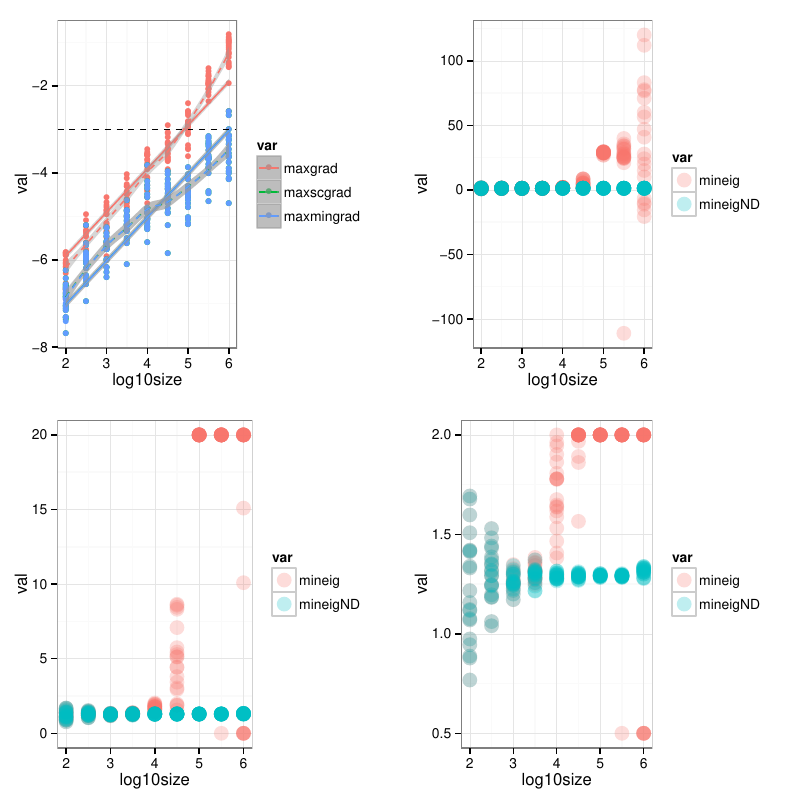

The R source for this figure:
library("lme4")
library("numDeriv")
library("gridExtra")

do_sim <- FALSE

simfun <- function(size=nrow(Penicillin),seed=NULL) {
    if (!is.null(seed)) set.seed(seed)
    sdat <- Penicillin[sample(x=nrow(Penicillin),size=size,replace=TRUE),]
    fm2 <- lmer(diameter ~ 1 + (1|plate) + (1|sample), sdat)
    derivs <- fm2@optinfo$derivs
    ## copied from lme4:::checkConv
    mineig <- min(eigen(fm2@optinfo$derivs$Hessian,only.values=TRUE)$value)
    dd <- as.function(fm2)
    hh <- hessian(dd,getME(fm2,"theta"))
    mineigND <- min(eigen(hh,only.values=TRUE)$value)
    scgrad <- tryCatch(with(derivs, solve(Hessian, gradient)), 
                       error = function(e) e)
    if (inherits(scgrad, "error")) {
        wstr <- "unable to evaluate scaled gradient"
        maxscgrad <- maxmingrad <- NA
    } else {
        maxscgrad <- max(abs(scgrad))
        mingrad <- pmin(abs(scgrad), abs(derivs$gradient))
        maxmingrad <- max(mingrad)
    }
    return(c(maxgrad=max(abs(derivs$gradient)),
             maxscgrad=maxscgrad,
             maxmingrad=maxmingrad,
             mineig=mineig,
             mineigND=mineigND,
             getME(fm2,"theta")))
}


if (do_sim) {
    res <- expand.grid(log10size=seq(2,6,by=0.5),rep=1:20,
                       maxgrad=NA,maxscgrad=NA,maxmingrad=NA,
                       mineig=NA,
                       mineigND=NA,
                       theta1=NA,theta2=NA)
    for (i in 1:nrow(res)) {
        ## want to save 
        cat(i,res$log10size[i],"\n")
        res[i,-(1:2)] <- simfun(size=round(10^res$log10size[i]),seed=1000+i)
        save("res",file="penicillin_conv.RData")
    }
}

## PLOTS

library("ggplot2"); theme_set(theme_bw())
## with apologies for Hadleyverse 2 ...
library("tidyr")
library("dplyr")
load("penicillin_conv.RData")
m <- res %>%
    mutate_each("log10",c(maxgrad,maxscgrad,maxmingrad)) %>%
        gather(var,val,-c(rep,log10size))

ggplot(m,aes(log10size,val))+geom_point()+
    facet_wrap(~var,scales="free")+
        geom_smooth(method="lm",formula=y~1+offset(x))

## PLOT: gradients vs log10size
(gg1 <- ggplot(filter(m,var %in% c("maxgrad","maxscgrad","maxmingrad")),
               aes(log10size,val,colour=var))+geom_point()+
                   geom_smooth(method="lm",formula=y~1+offset(x))+
                       geom_smooth(method="loess",linetype=2)+
                           geom_hline(yintercept=-3,lty=2))


(gg2 <- ggplot(filter(m,var %in% c("mineig","mineigND")),
               aes(log10size,val,colour=var))+geom_point(alpha=0.25,size=5))

library("scales")
(gg3 <- gg2 + scale_y_continuous(limits=c(0,20),oob=squish))
(gg4 <- gg2 + scale_y_continuous(limits=c(0.5,2),oob=squish))

pdf("penicillin_conv.pdf")
grid.arrange(gg1,gg2,gg3,gg4,nrow=2)
dev.off()

filter(res,maxmingrad>1e-3)

